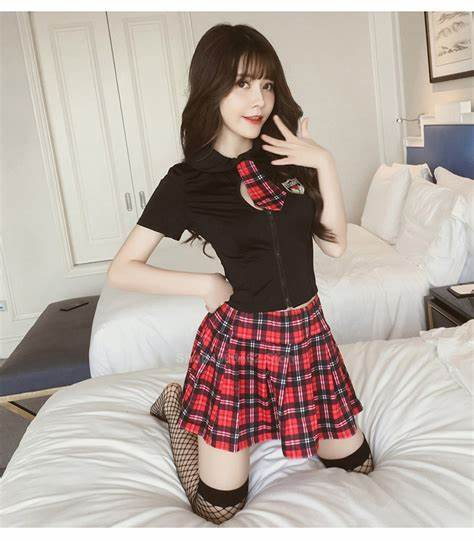
#> input picture jk.jpg, 474 x 541 px, found by its file name
$ python review_5.py
#> lines starting #> are read from the running program, lines starting #| are printed output that depends on the picture
import cv2

img=cv2.imread("OpenCv/jk.jpg")
#> img is the input picture: shape (541, 474, 3); mean B, G, R 160.1, 167, 179.4

b,g,r=cv2.split(img)
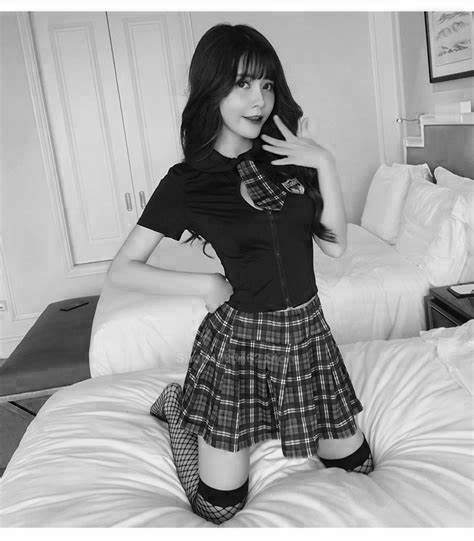
#> b: shape (541, 474); min 0, max 255, mean 160.1
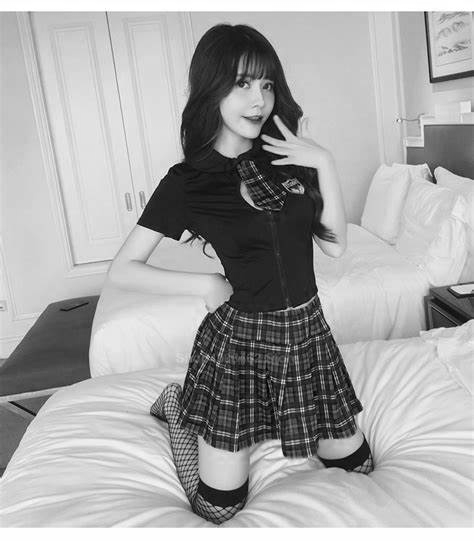
#> g: shape (541, 474); min 0, max 255, mean 167
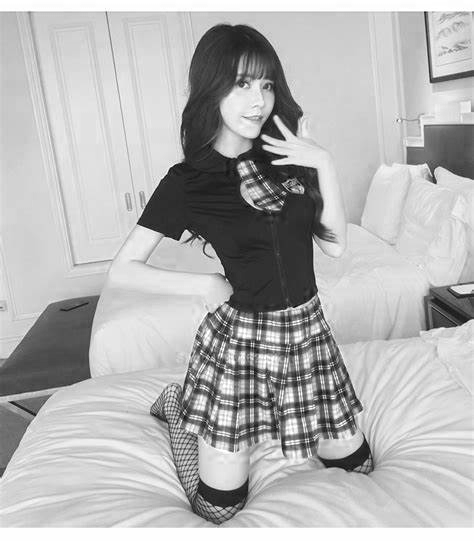
#> r: shape (541, 474); min 0, max 255, mean 179.4

r[:]=0
#> r: shape (541, 474); every value is 0

img_merge=cv2.merge([b,g,r])
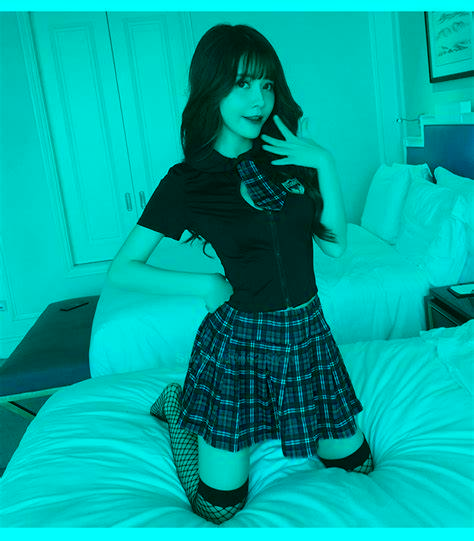
#> img_merge: shape (541, 474, 3); mean B, G, R 160.1, 167, 0
cv2.imshow("merge",img_merge)

cv2.waitKey(0)
cv2.destroyAllWindows()

$ run again, with girl.jpg copied over jk.jpg
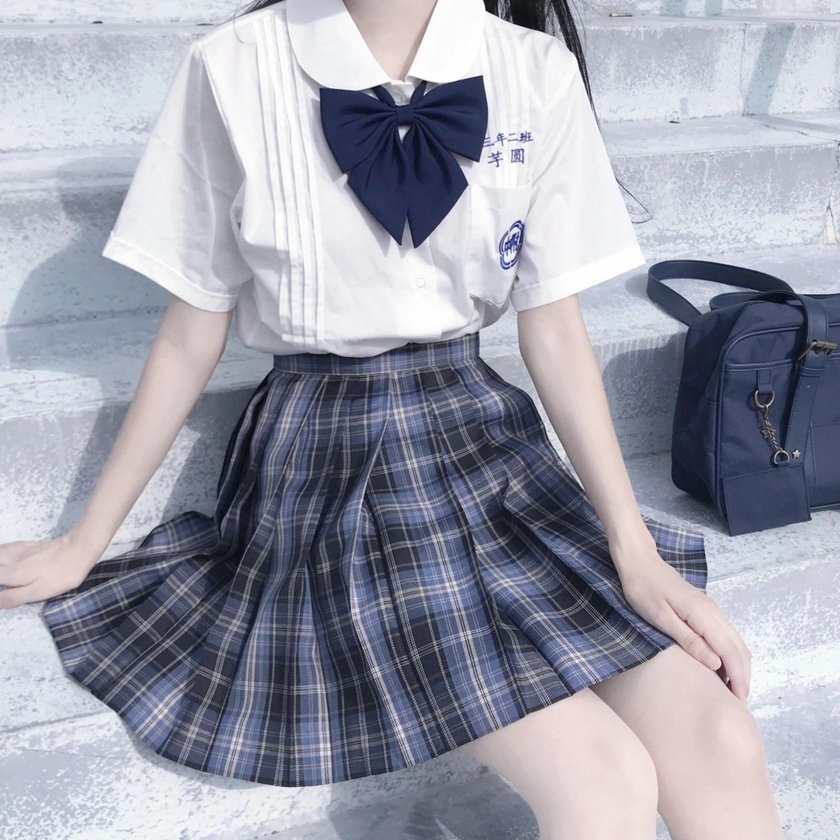
#> input picture girl.jpg, 840 x 840 px, shrunk from 1600 x 1600 before the run, found by its file name
#> img is the input picture: shape (840, 840, 3); mean B, G, R 171.6, 158.5, 156.7
#> `b,g,r=cv2.split(img)`:
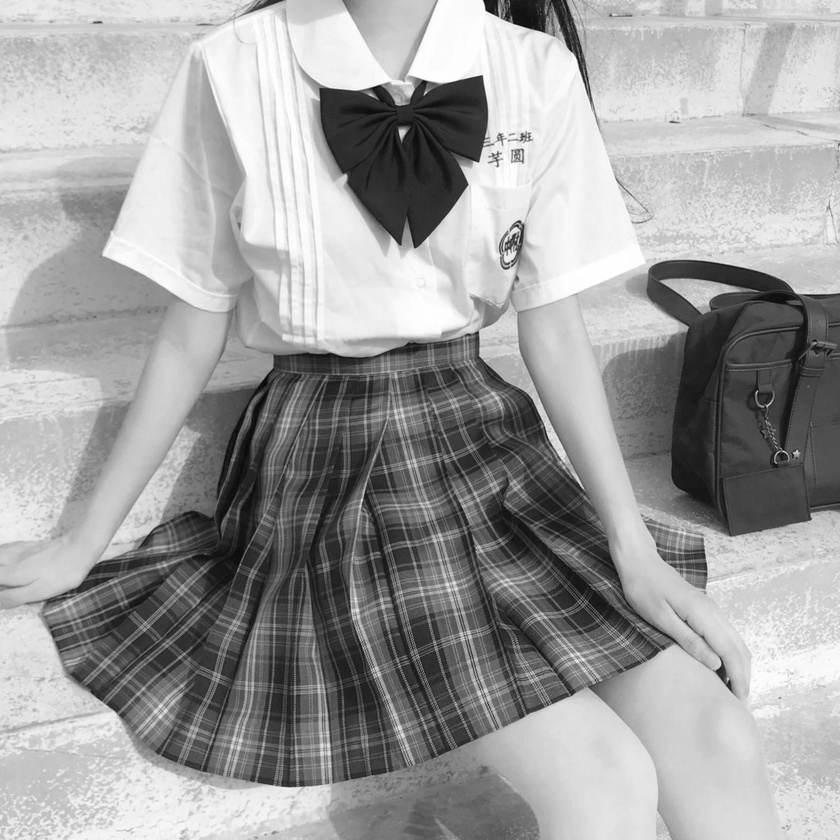
#> g: shape (840, 840); min 1, max 255, mean 158.5
#> `img_merge=cv2.merge([b,g,r])`:
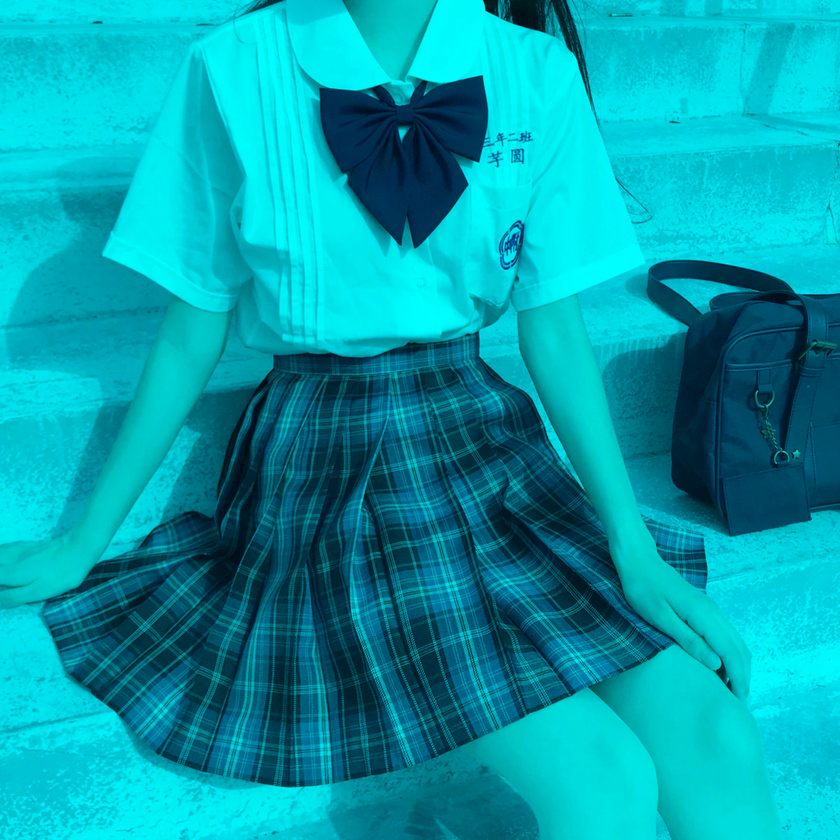
#> img_merge: shape (840, 840, 3); mean B, G, R 171.6, 158.5, 0
